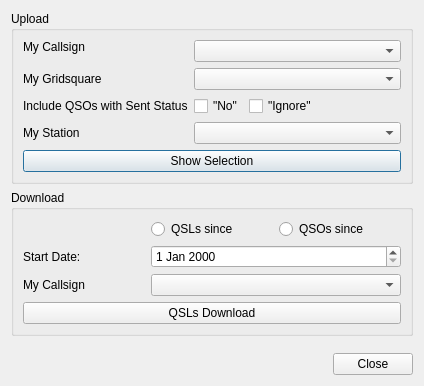
<?xml version="1.0" encoding="UTF-8"?>
<ui version="4.0">
 <class>LotwDialog</class>
 <widget class="QDialog" name="LotwDialog">
  <property name="geometry">
   <rect>
    <x>0</x>
    <y>0</y>
    <width>424</width>
    <height>386</height>
   </rect>
  </property>
  <property name="windowTitle">
   <string>LoTW</string>
  </property>
  <layout class="QVBoxLayout" name="verticalLayout">
   <item>
    <widget class="QGroupBox" name="uploadBox">
     <property name="title">
      <string>Upload</string>
     </property>
     <layout class="QGridLayout" name="gridLayout">
      <item row="0" column="0">
       <widget class="QLabel" name="myCallsignLabel">
        <property name="text">
         <string>My Callsign</string>
        </property>
       </widget>
      </item>
      <item row="2" column="0">
       <widget class="QLabel" name="myGridLabel">
        <property name="text">
         <string>My Gridsquare</string>
        </property>
       </widget>
      </item>
      <item row="4" column="0">
       <widget class="QLabel" name="myStationLabel">
        <property name="text">
         <string>My Station</string>
        </property>
       </widget>
      </item>

      <item row="5" column="0" colspan="3">
       <widget class="QPushButton" name="showButton">
        <property name="text">
         <string>Show Selection</string>
        </property>
       </widget>
      </item>
      <item row="0" column="1" rowspan="2" colspan="2">
       <widget class="QComboBox" name="myCallsignCombo"/>
      </item>
      <item row="2" column="1" colspan="2">
       <widget class="QComboBox" name="myGridCombo"/>
      </item>
      <item row="3" column="0">
       <widget class="QLabel" name="addlSentStatusLabel">
        <property name="text">
         <string>Include QSOs with Sent Status</string>
        </property>
       </widget>
      </item>
       <item row="4" column="1" colspan="2">
       <widget class="QComboBox" name="myStationCombo"/>
      </item>
      <item row="3" column="1">
       <layout class="QHBoxLayout" name="horizontalLayout">
        <item>
         <widget class="QCheckBox" name="addlSentStatusN">
          <property name="toolTip">
           <string>Under normal circumstances this status means &lt;b&gt;&quot;do not send&quot;&lt;/b&gt;.&lt;br/&gt;However, it may sometimes be wanted to ignore this setting when sending a QSL.</string>
          </property>
          <property name="text">
           <string>&quot;No&quot;</string>
          </property>
         </widget>
        </item>
        <item>
         <widget class="QCheckBox" name="addlSentStatusI">
          <property name="toolTip">
           <string>Under normal circumstances this status means &lt;b&gt;&quot;Ignore/Invalid&quot;&lt;/b&gt;.&lt;br/&gt;However, it may sometimes be wanted to ignore this setting when sending a QSL.</string>
          </property>
          <property name="text">
           <string>&quot;Ignore&quot;</string>
          </property>
         </widget>
        </item>
       </layout>
      </item>
     </layout>
    </widget>
   </item>
   <item>
    <widget class="QGroupBox" name="downloadBox">
     <property name="title">
      <string>Download</string>
     </property>
     <layout class="QVBoxLayout" name="verticalLayout_2">
      <item>
       <layout class="QGridLayout" name="gridLayout_2">
        <item row="0" column="2">
         <widget class="QRadioButton" name="qsoRadioButton">
          <property name="text">
           <string>QSOs since</string>
          </property>
         </widget>
        </item>
        <item row="1" column="1" colspan="2">
         <widget class="QDateEdit" name="dateEdit"/>
        </item>
        <item row="0" column="1">
         <widget class="QRadioButton" name="qslRadioButton">
          <property name="text">
           <string>QSLs since</string>
          </property>
         </widget>
        </item>
        <item row="1" column="0">
         <widget class="QLabel" name="dateLabel">
          <property name="text">
           <string>Start Date:</string>
          </property>
         </widget>
        </item>
        <item row="2" column="0">
         <widget class="QLabel" name="stationLabel">
          <property name="text">
           <string>My Callsign</string>
          </property>
         </widget>
        </item>
        <item row="2" column="1" colspan="2">
         <widget class="QComboBox" name="stationCombo"/>
        </item>
       </layout>
      </item>
      <item>
       <widget class="QPushButton" name="downloadButton">
        <property name="text">
         <string>QSLs Download</string>
        </property>
       </widget>
      </item>
     </layout>
    </widget>
   </item>
   <item>
    <spacer name="verticalSpacer">
     <property name="orientation">
      <enum>Qt::Vertical</enum>
     </property>
     <property name="sizeHint" stdset="0">
      <size>
       <width>20</width>
       <height>40</height>
      </size>
     </property>
    </spacer>
   </item>
   <item>
    <widget class="QDialogButtonBox" name="buttonBox">
     <property name="standardButtons">
      <set>QDialogButtonBox::Close</set>
     </property>
    </widget>
   </item>
  </layout>
 </widget>
 <resources/>
 <connections>
  <connection>
   <sender>showButton</sender>
   <signal>clicked()</signal>
   <receiver>LotwDialog</receiver>
   <slot>upload()</slot>
   <hints>
    <hint type="sourcelabel">
     <x>55</x>
     <y>176</y>
    </hint>
    <hint type="destinationlabel">
     <x>216</x>
     <y>202</y>
    </hint>
   </hints>
  </connection>
  <connection>
   <sender>downloadButton</sender>
   <signal>clicked()</signal>
   <receiver>LotwDialog</receiver>
   <slot>download()</slot>
   <hints>
    <hint type="sourcelabel">
     <x>216</x>
     <y>184</y>
    </hint>
    <hint type="destinationlabel">
     <x>216</x>
     <y>107</y>
    </hint>
   </hints>
  </connection>
  <connection>
   <sender>buttonBox</sender>
   <signal>rejected()</signal>
   <receiver>LotwDialog</receiver>
   <slot>reject()</slot>
   <hints>
    <hint type="sourcelabel">
     <x>216</x>
     <y>268</y>
    </hint>
    <hint type="destinationlabel">
     <x>216</x>
     <y>145</y>
    </hint>
   </hints>
  </connection>
  <connection>
   <sender>myCallsignCombo</sender>
   <signal>currentTextChanged(QString)</signal>
   <receiver>LotwDialog</receiver>
   <slot>uploadCallsignChanged(QString)</slot>
   <hints>
    <hint type="sourcelabel">
     <x>290</x>
     <y>69</y>
    </hint>
    <hint type="destinationlabel">
     <x>223</x>
     <y>220</y>
    </hint>
   </hints>
  </connection>
 </connections>
 <slots>
  <slot>upload()</slot>
  <slot>download()</slot>
  <slot>uploadCallsignChanged(QString)</slot>
  <slot>slot1()</slot>
 </slots>
</ui>
